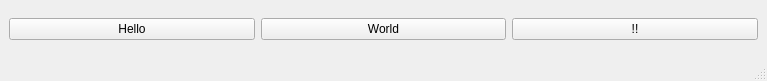
<?xml version="1.0" encoding="UTF-8"?>
<ui version="4.0">
 <class>MainWindow</class>
 <widget class="QMainWindow" name="MainWindow">
  <property name="geometry">
   <rect>
    <x>0</x>
    <y>0</y>
    <width>767</width>
    <height>81</height>
   </rect>
  </property>
  <property name="windowTitle">
   <string>MainWindow</string>
  </property>
  <widget class="QWidget" name="centralwidget">
   <layout class="QHBoxLayout" name="horizontalLayout">
    <item>
     <widget class="QPushButton" name="pushButton">
      <property name="text">
       <string>Hello</string>
      </property>
     </widget>
    </item>
    <item>
     <widget class="QPushButton" name="pushButton_2">
      <property name="text">
       <string>World</string>
      </property>
     </widget>
    </item>
    <item>
     <widget class="QPushButton" name="pushButton_3">
      <property name="text">
       <string>!!</string>
      </property>
     </widget>
    </item>
   </layout>
  </widget>
  <widget class="QMenuBar" name="menubar">
   <property name="geometry">
    <rect>
     <x>0</x>
     <y>0</y>
     <width>767</width>
     <height>19</height>
    </rect>
   </property>
  </widget>
  <widget class="QStatusBar" name="statusbar"/>
 </widget>
 <resources/>
 <connections/>
</ui>
